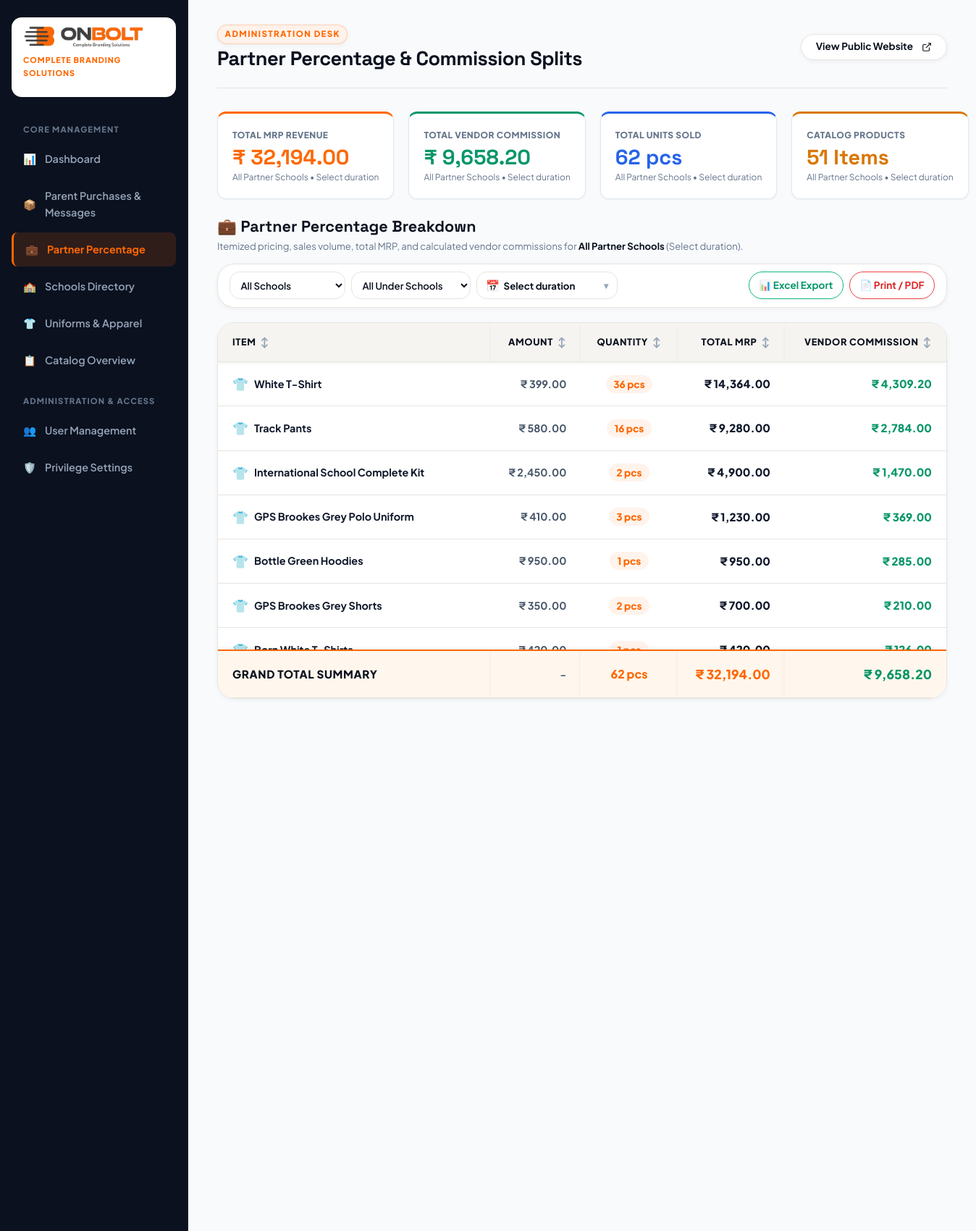
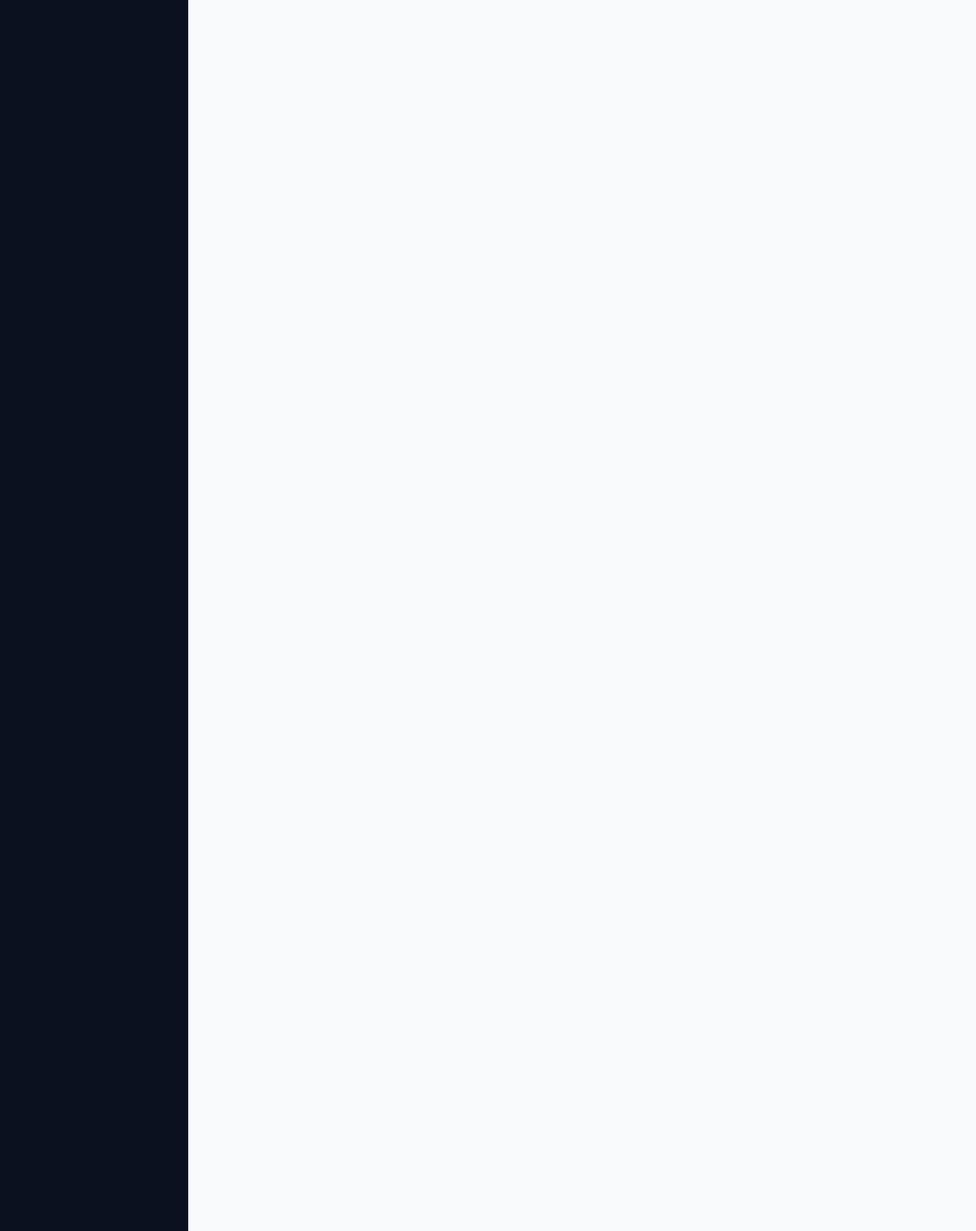
The page /admin/partner_percentage.php (signed in, upper part) on the database its author committed (2 pictures, top to bottom).
### tables this page shows
CREATE TABLE `products` (
  `id` int(10) unsigned NOT NULL AUTO_INCREMENT,
  `category_id` int(10) unsigned DEFAULT NULL,
  `name` varchar(180) NOT NULL,
  `slug` varchar(180) NOT NULL,
  `sku` varchar(80) NOT NULL,
  `description` text DEFAULT NULL,
  `short_description` varchar(255) DEFAULT NULL,
  `price` decimal(10,2) NOT NULL DEFAULT 0.00,
  `actual_price` decimal(10,2) DEFAULT NULL,
  `vendor_commission` decimal(10,2) DEFAULT NULL,
  `vendor_price` decimal(10,2) DEFAULT NULL,
  `partner_percentage` decimal(5,2) NOT NULL DEFAULT 30.00,
  `discount_price` decimal(10,2) DEFAULT NULL,
  `is_global` tinyint(1) NOT NULL DEFAULT 1,
  `is_kit` tinyint(1) NOT NULL DEFAULT 0,
  `featured_image` varchar(255) DEFAULT NULL,
  `size_chart_image` varchar(255) DEFAULT NULL,
  `available_sizes` varchar(255) DEFAULT NULL,
  `gender` enum('all','boy','girl') NOT NULL DEFAULT 'all',
  `uniform_group` enum('academic','sports','accessories') NOT NULL DEFAULT 'academic',
  `sort_order` int(11) NOT NULL DEFAULT 0,
  `status` tinyint(1) NOT NULL DEFAULT 1,
  `created_at` timestamp NOT NULL DEFAULT current_timestamp(),
  `updated_at` timestamp NOT NULL DEFAULT current_timestamp() ON UPDATE current_timestamp(),
  PRIMARY KEY (`id`),
  UNIQUE KEY `uq_products_slug` (`slug`),
  UNIQUE KEY `uq_products_sku` (`sku`),
  KEY `idx_products_cat` (`category_id`),
  KEY `idx_products_status` (`status`)
);

### admin/partner_percentage.php (the view, shortened to what the rows shown need)
<?php
require_once __DIR__ . '/../config/app.php';
require_once __DIR__ . '/../includes/functions.php';
$pdo = getDbConnection();
$durationFilter = trim($_GET['duration'] ?? 'all');
$dateOrderCond = '';
switch ($durationFilter) {
    default:
        $dateOrderCond = '';
        break;
}
$activeMainSchoolLabel = '';
$activeSubSchoolLabel = '';
if (!empty($activeSubSchoolLabel)) {
    $activeSchoolDisplay = (!empty($activeMainSchoolLabel) ? $activeMainSchoolLabel . ' - ' : '') . $activeSubSchoolLabel;
} elseif (!empty($activeMainSchoolLabel)) {
    $activeSchoolDisplay = $activeMainSchoolLabel;
} else {
    $activeSchoolDisplay = 'All Partner Schools';
}
$schoolIdsInScope = [];
$inClause = !empty($schoolIdsInScope) ? implode(',', array_map('intval', $schoolIdsInScope)) : '';
if (!empty($inClause)) {
    $sql = "SELECT
                p.id AS product_id,
                p.name AS item_name,
                COALESCE(p.price, 0) AS amount,
                COALESCE(p.actual_price, p.vendor_price, ROUND(p.price * 0.70, 2)) AS actual_price,
                COALESCE(p.vendor_commission, ROUND(p.price - COALESCE(p.actual_price, p.vendor_price, p.price * 0.70), 2)) AS unit_commission,
                COALESCE(sales.total_qty, 0) AS total_quantity,
                COALESCE(sales.total_qty * p.price, 0) AS total_mrp,
                COALESCE(sales.total_qty * COALESCE(p.vendor_commission, ROUND(p.price - COALESCE(p.actual_price, p.vendor_price, p.price * 0.70), 2)), 0) AS total_vendor_commission
            FROM products p
            LEFT JOIN (
                SELECT
                    oi.product_id,
                    SUM(oi.quantity) AS total_qty
                FROM order_items oi
                JOIN orders o ON oi.order_id = o.id
                WHERE o.order_status NOT IN ('Cancelled', 'Cancel')
                  AND o.school_id IN ({$inClause})
                  {$dateOrderCond}
                GROUP BY oi.product_id
            ) sales ON sales.product_id = p.id
            WHERE p.status = 1
              AND (
                  p.id IN (SELECT product_id FROM school_products WHERE school_id IN ({$inClause}))
                  OR sales.total_qty > 0
              )
            ORDER BY total_mrp DESC, total_quantity DESC, p.name ASC";
} else {
    $sql = "SELECT
                p.id AS product_id,
                p.name AS item_name,
                COALESCE(p.price, 0) AS amount,
                COALESCE(p.actual_price, p.vendor_price, ROUND(p.price * 0.70, 2)) AS actual_price,
                COALESCE(p.vendor_commission, ROUND(p.price - COALESCE(p.actual_price, p.vendor_price, p.price * 0.70), 2)) AS unit_commission,
                COALESCE(sales.total_qty, 0) AS total_quantity,
                COALESCE(sales.total_qty * p.price, 0) AS total_mrp,
                COALESCE(sales.total_qty * COALESCE(p.vendor_commission, ROUND(p.price - COALESCE(p.actual_price, p.vendor_price, p.price * 0.70), 2)), 0) AS total_vendor_commission
            FROM products p
            LEFT JOIN (
                SELECT
                    oi.product_id,
                    SUM(oi.quantity) AS total_qty
                FROM order_items oi
                JOIN orders o ON oi.order_id = o.id
                WHERE o.order_status NOT IN ('Cancelled', 'Cancel')
                  {$dateOrderCond}
                GROUP BY oi.product_id
            ) sales ON sales.product_id = p.id
            WHERE p.status = 1
            ORDER BY total_mrp DESC, total_quantity DESC, p.name ASC";
}
$itemsList = $pdo->query($sql)->fetchAll();
$unlinkedSql = "SELECT
                    NULL AS product_id,
                    oi.product_name AS item_name,
                    oi.unit_price AS amount,
                    ROUND(oi.unit_price * 0.70, 2) AS actual_price,
                    ROUND(oi.unit_price * 0.30, 2) AS unit_commission,
                    SUM(oi.quantity) AS total_quantity,
                    SUM(oi.total_price) AS total_mrp,
                    SUM(oi.quantity * ROUND(oi.unit_price * 0.30, 2)) AS total_vendor_commission
                FROM order_items oi
                JOIN orders o ON oi.order_id = o.id AND o.order_status NOT IN ('Cancelled', 'Cancel')
                WHERE (oi.product_id IS NULL OR oi.product_id NOT IN (SELECT id FROM products))";
$unlinkedSql .= " {$dateOrderCond} GROUP BY oi.product_name, oi.unit_price";
$unlinkedItems = $pdo->query($unlinkedSql)->fetchAll();
$reportRows = array_merge($itemsList, $unlinkedItems);
$grandTotalMRP = 0.0;
foreach ($reportRows as $r) {
    $grandTotalMRP += (float)$r['total_mrp'];
}
    ?>
    <?php
require_once __DIR__ . '/header.php';
?>
<div style="max-width: 1200px; margin: 0 auto;">
            <div class="stat-num" style="color:var(--brand-primary); font-size:1.8rem; font-weight:900; margin:0.4rem 0 0.2rem 0;"><?= formatCurrency($grandTotalMRP) ?></div>
    <div class="table-scroll-frame" style="max-height: 520px; overflow-y: auto; overflow-x: auto; position: relative; background:#fff; border-radius:var(--radius-lg); border:1px solid var(--brand-border); box-shadow:var(--shadow-sm);">
        <table id="partner-percentage-table" class="admin-table" style="margin:0; border:none; border-radius:0; border-collapse:separate; border-spacing:0;">
            <thead>
                <tr style="border-bottom:2px solid var(--brand-border);">
                    <th onclick="sortReportTable('name', this)" style="position:sticky; top:0; z-index:20; background:var(--brand-surface-alt); padding:1rem 1.25rem; font-size:0.8rem; font-weight:800; color:var(--brand-dark); box-shadow:0 1px 2px rgba(0,0,0,0.06); cursor:pointer; user-select:none;" title="Click to sort by Item Name">
                        <div style="display:inline-flex; align-items:center; gap:6px;">
                            <span>Item</span>
                            <span class="sort-icon" style="font-size:0.85rem; color:#94A3B8;">↕</span>
                        </div>
                    </th>
                    <th onclick="sortReportTable('amount', this)" style="position:sticky; top:0; z-index:20; background:var(--brand-surface-alt); padding:1rem 1.25rem; font-size:0.8rem; font-weight:800; color:var(--brand-dark); text-align:right; box-shadow:0 1px 2px rgba(0,0,0,0.06); cursor:pointer; user-select:none;" title="Click to sort by Unit Price">
                        <div style="display:inline-flex; align-items:center; justify-content:flex-end; gap:6px; width:100%;">
                            <span>Amount</span>
                            <span class="sort-icon" style="font-size:0.85rem; color:#94A3B8;">↕</span>
                        </div>
                    </th>
                    <th onclick="sortReportTable('qty', this)" style="position:sticky; top:0; z-index:20; background:var(--brand-surface-alt); padding:1rem 1.25rem; font-size:0.8rem; font-weight:800; color:var(--brand-dark); text-align:center; box-shadow:0 1px 2px rgba(0,0,0,0.06); cursor:pointer; user-select:none;" title="Click to sort by Quantity Sold">
                        <div style="display:inline-flex; align-items:center; justify-content:center; gap:6px; width:100%;">
                            <span>Quantity</span>
                            <span class="sort-icon" style="font-size:0.85rem; color:#94A3B8;">↕</span>
                        </div>
                    </th>
                    <th onclick="sortReportTable('mrp', this)" style="position:sticky; top:0; z-index:20; background:var(--brand-surface-alt); padding:1rem 1.25rem; font-size:0.8rem; font-weight:800; color:var(--brand-dark); text-align:right; box-shadow:0 1px 2px rgba(0,0,0,0.06); cursor:pointer; user-select:none;" title="Click to sort by Total MRP">
                        <div style="display:inline-flex; align-items:center; justify-content:flex-end; gap:6px; width:100%;">
                            <span>Total MRP</span>
                            <span class="sort-icon" style="font-size:0.85rem; color:#94A3B8;">↕</span>
                        </div>
                    </th>
                    <th onclick="sortReportTable('commission', this)" style="position:sticky; top:0; z-index:20; background:var(--brand-surface-alt); padding:1rem 1.25rem; font-size:0.8rem; font-weight:800; color:var(--brand-dark); text-align:right; box-shadow:0 1px 2px rgba(0,0,0,0.06); cursor:pointer; user-select:none;" title="Click to sort by Vendor Commission">
                        <div style="display:inline-flex; align-items:center; justify-content:flex-end; gap:6px; width:100%;">
                            <span>Vendor Commission</span>
                            <span class="sort-icon" style="font-size:0.85rem; color:#94A3B8;">↕</span>
                        </div>
                    </th>
                </tr>
            </thead>
            <tbody id="pp-table-body">
                <?php if (empty($reportRows)): ?>
                    <tr>
                        <td colspan="5" style="text-align:center; padding:3rem 1.5rem; color:var(--brand-muted);">
                            <div style="font-size:2rem; margin-bottom:0.5rem;">📦</div>
                            <div style="font-weight:700; font-size:0.95rem; color:#475569;">No uniform apparel records found for <?= htmlspecialchars($activeSchoolDisplay) ?>.</div>
                            <div style="font-size:0.82rem; color:#94A3B8; margin-top:0.25rem;">Try choosing another partner school or reset to All Schools.</div>
                        </td>
                    </tr>
                <?php else: ?>
                    <?php foreach ($reportRows as $row): ?>
                        <tr class="pp-data-row"
                            data-name="<?= htmlspecialchars(strtolower($row['item_name'])) ?>"
                            data-amount="<?= (float)$row['amount'] ?>"
                            data-qty="<?= (int)$row['total_quantity'] ?>"
                            data-mrp="<?= (float)$row['total_mrp'] ?>"
                            data-commission="<?= (float)$row['total_vendor_commission'] ?>">
                            <td style="padding:1rem 1.25rem; font-weight:700; color:#0F172A; border-bottom:1px solid var(--brand-border);">
                                <div style="display:flex; align-items:center; gap:0.5rem;">
                                    <span style="font-size:1.1rem;">👕</span>
                                    <span><?= sanitize($row['item_name']) ?></span>
                                </div>
                            </td>
                            <td style="padding:1rem 1.25rem; text-align:right; font-weight:700; color:#475569; border-bottom:1px solid var(--brand-border);">
                                <?= formatCurrency((float)$row['amount']) ?>
                            </td>
                            <td style="padding:1rem 1.25rem; text-align:center; font-weight:800; color:#0F172A; border-bottom:1px solid var(--brand-border);">
                                <span style="background:rgba(255,103,2,0.08); color:var(--brand-primary); padding:0.25rem 0.65rem; border-radius:9999px; font-size:0.85rem;">
                                    <?= (int)$row['total_quantity'] ?> pcs
                                </span>
                            </td>
                            <td style="padding:1rem 1.25rem; text-align:right; font-weight:800; color:#0F172A; font-size:0.95rem; border-bottom:1px solid var(--brand-border);">
                                <?= formatCurrency((float)$row['total_mrp']) ?>
                            </td>
                            <td style="padding:1rem 1.25rem; text-align:right; font-weight:800; color:#059669; font-size:0.95rem; border-bottom:1px solid var(--brand-border);">
                                <?= formatCurrency((float)$row['total_vendor_commission']) ?>
                            </td>
                        </tr>
                    <?php endforeach; ?>
                <?php endif; ?>
            </tbody>
        </table>
    </div>
</div>
<?php require_once __DIR__ . '/footer.php'; ?>

### rows shown on the page
products: name "White T-Shirt", amount "₹ 399.00", total_quantity "36", total_mrp "₹ 14,364.00", total_vendor_commission "₹ 4,309.20"
products: name "Track Pants", amount "₹ 580.00", total_quantity "16", total_mrp "₹ 9,280.00", total_vendor_commission "₹ 2,784.00"
products: name "International School Complete Kit", amount "₹ 2,450.00", total_quantity "2", total_mrp "₹ 4,900.00", total_vendor_commission "₹ 1,470.00"
products: name "GPS Brookes Grey Polo Uniform", amount "₹ 410.00", total_quantity "3", total_mrp "₹ 1,230.00", total_vendor_commission "₹ 369.00"
products: name "Bottle Green Hoodies", amount "₹ 950.00", total_quantity "1", total_mrp "₹ 950.00", total_vendor_commission "₹ 285.00"
products: name "GPS Brookes Grey Shorts", amount "₹ 350.00", total_quantity "2", total_mrp "₹ 700.00", total_vendor_commission "₹ 210.00"

### other values the page prints
$adminTitle "Partner Percentage & Commission Splits"
formatCurrency($grandTotalMRP) "₹ 32,194.00"
$activeSchoolDisplay . ' • ' . $activeDurationLabel "All Partner Schools • Select duration"
formatCurrency($grandTotalCommission) "₹ 9,658.20"
$grandTotalQuantity "62"
count($reportRows) "51"
$activeSchoolDisplay "All Partner Schools"
$activeDurationLabel "Select duration"
